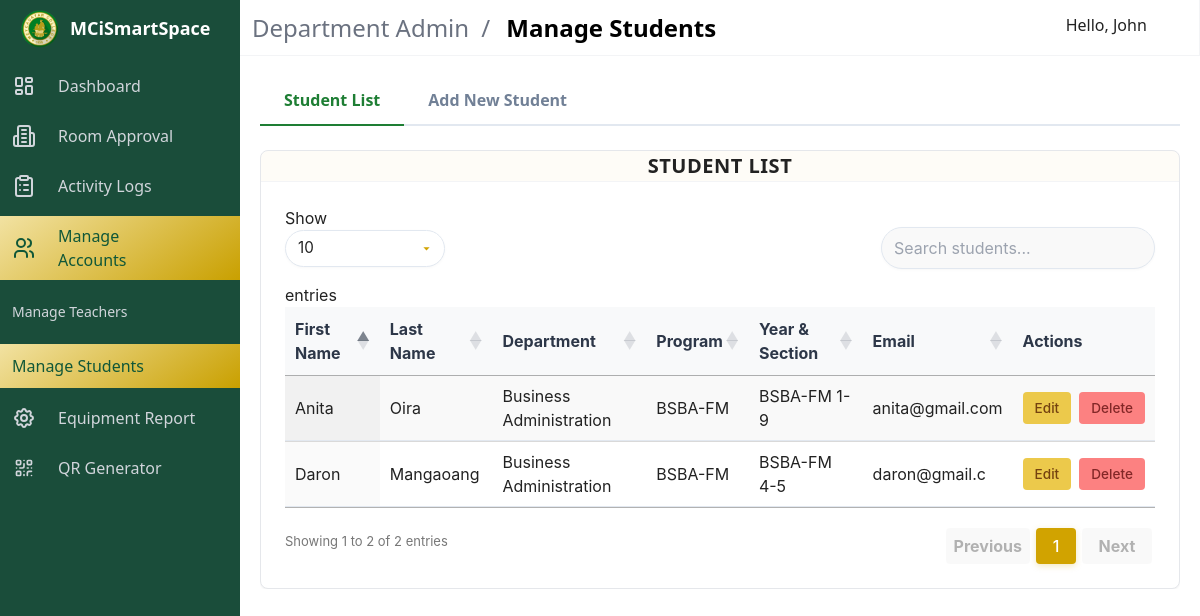
The app's page /department-admin/manage_students.php (signed in) with its own data.
### tables this page shows
CREATE TABLE `student` (
  `StudentID` INT NOT NULL AUTO_INCREMENT,
  `FirstName` VARCHAR(50) NOT NULL,
  `LastName` VARCHAR(50) NOT NULL,
  `Department` VARCHAR(50) NOT NULL,
  `Program` VARCHAR(50) NOT NULL,
  `YearSection` VARCHAR(50) NOT NULL,
  `Email` VARCHAR(50) NOT NULL,
  `Password` VARCHAR(255) NOT NULL,
  `AdminID` INT NOT NULL,
  `RoleID` INT NOT NULL DEFAULT 4,
  `PenaltyStatus` ENUM('none', 'warning', 'banned') DEFAULT 'none',
  `PenaltyExpiresAt` TIMESTAMP NULL DEFAULT NULL,
  PRIMARY KEY (`StudentID`),
  FOREIGN KEY (`AdminID`) REFERENCES dept_admin(`AdminID`) ON DELETE CASCADE,
  FOREIGN KEY (`RoleID`) REFERENCES roles(`RoleID`)
);

### department-admin/manage_students.php (the view, shortened to what this page needs)
<?php
$conn = db();
$adminDepartment = $_SESSION['department'] ?? '';
$sql = "SELECT * FROM student WHERE Department = ? ORDER BY StudentID ASC";
$stmt = $conn->prepare($sql);
$stmt->bind_param("s", $adminDepartment);
$stmt->execute();
$studentsResult = $stmt->get_result();
?>
<!DOCTYPE html>
<html lang="en">
<head>
    <link rel="stylesheet" href="https://cdn.materialdesignicons.com/4.9.95/css/materialdesignicons.min.css">
    <link rel="stylesheet" href="../public/css/admin_styles/main.css">
    <link rel="stylesheet" href="../public/css/admin_styles/main_2.css">
    <link rel="stylesheet" href="../public/css/admin_styles/style-all.css">
    <link rel="stylesheet" href="../public/css/admin_styles/form_2.css">
    <link rel="stylesheet" href="https://cdn.datatables.net/1.11.5/css/jquery.dataTables.min.css">
    <link rel="stylesheet" href="../public/css/admin_styles/datatables.css">
    <link rel="stylesheet" href="../public/css/admin_styles/manage_accounts.css">
</head>
<body>
    <div id="app">
        <?php include 'layout/topnav.php'; ?>
        <?php include 'layout/sidebar.php'; ?>
        <div class="main-container">
            <div class="tab-nav">
                <button class="tab-btn active" data-tab="tab-list">Student List</button>
                <button class="tab-btn" data-tab="tab-add">Add New Student</button>
            </div>
            <div id="tab-list" class="tab-content active">
                <div class="table-container">
                    <div class="card">
                        <header class="card-header">
                            <div class="new-title-container">
                                <p class="new-title">STUDENT LIST</p>
                            </div>
                        </header>
                        <div class="card-content">
                            <table id="studentTable" class="student-table display is-fullwidth">
                                <thead>
                                    <tr>
                                        <th>First Name</th>
                                        <th>Last Name</th>
                                        <th>Department</th>
                                        <th>Program</th>
                                        <th>Year & Section</th>
                                        <th>Email</th>
                                        <th>Actions</th>
                                    </tr>
                                </thead>
                                <tbody>
                                    <?php if ($studentsResult->num_rows > 0): ?>
                                        <?php while ($student = $studentsResult->fetch_assoc()): ?>
                                            <tr>
                                                <td><?= htmlspecialchars($student['FirstName']) ?></td>
                                                <td><?= htmlspecialchars($student['LastName']) ?></td>
                                                <td><?= htmlspecialchars($student['Department']) ?></td>
                                                <td><?= htmlspecialchars($student['Program']) ?></td>
                                                <td><?= htmlspecialchars($student['YearSection']) ?></td>
                                                <td><?= htmlspecialchars($student['Email']) ?></td>
                                                <td>
                                                    <div class="action-buttons">
                                                        <button type="button" class="btn-edit" onclick="openEditModal(
                                                            <?= $student['StudentID'] ?>,
                                                            '<?= htmlspecialchars($student['FirstName']) ?>',
                                                            '<?= htmlspecialchars($student['LastName']) ?>',
                                                            '<?= htmlspecialchars($student['Email']) ?>',
                                                            '<?= htmlspecialchars($student['Department']) ?>',
                                                            '<?= htmlspecialchars($student['Program']) ?>',
                                                            '<?= htmlspecialchars($student['YearSection']) ?>'
                                                        )">
                                                            <i class="mdi mdi-pencil"></i> Edit
                                                        </button>
                                                        <button type="button" class="btn-delete" onclick="openDeleteModal(<?= $student['StudentID'] ?>)">
                                                            <i class="mdi mdi-delete"></i> Delete
                                                        </button>
                                                    </div>
                                                </td>
                                            </tr>
                                        <?php endwhile; ?>
                                    <?php endif; ?>
                                </tbody>
                            </table>
                        </div>
                    </div>
                </div>
            </div>
        </div>
    </div>
</body>
</html>

### public/css/admin_styles/main.css (style rules this page uses)
*,::after,::before { box-sizing:border-box;border-width:0;border-style:solid;border-color:#e5e7eb }
::after,::before { --tw-content:'' }
html { line-height:1.5;-moz-tab-size:4;-o-tab-size:4;tab-size:4;font-family:ui-sans-serif,system-ui,-apple-system,BlinkMacSystemFont,"Segoe UI",Roboto,"Helvetica Neue",Arial,"Noto Sans",sans-serif,"Apple Color Emoji","Segoe UI Emoji","Segoe UI Symbol","Noto Color Emoji" }
body { margin:0;line-height:inherit }
table { text-indent:0;border-color:inherit;border-collapse:collapse }
button,input,optgroup,select,textarea { font-family:inherit;font-size:100%;line-height:inherit;color:inherit;margin:0;padding:0 }
button,select { text-transform:none }
[type=button],[type=reset],[type=submit],button { background-color:transparent;background-image:none }
blockquote,dd,dl,figure,h1,h2,h3,h4,h5,h6,hr,p,pre { margin:0 }
[role=button],button { cursor:pointer }
audio,canvas,embed,iframe,img,object,svg,video { display:block; }
*,::after,::before { --tw-translate-x:0;--tw-translate-y:0;--tw-rotate:0;--tw-skew-x:0;--tw-skew-y:0;--tw-scale-x:1;--tw-scale-y:1;--tw-scroll-snap-strictness:proximity;--tw-ring-offset-width:0px;--tw-ring-offset-color:#fff;--tw-ring-color:rgb(59 130 246 / 0.5);--tw-ring-offset-shadow:0 0 #0000;--tw-ring-shadow:0 0 #0000;--tw-shadow:0 0 #0000;--tw-shadow-colored:0 0 #0000 }
body { --tw-bg-opacity:1;padding-top:3.5rem;font-size:1rem;line-height:1.5rem }
@media (min-width:1024px) { body { padding-left:15rem } }
#app { width:100vw;transition-property:all;transition-timing-function:cubic-bezier(.4,0,.2,1);transition-duration:150ms }
@media (min-width:1024px) { #app { width:auto } }
.card { border-radius:.25rem;border-width:1px;--tw-border-opacity:1;border-color:rgb(243 244 246 / var(--tw-border-opacity));--tw-bg-opacity:1;background-color:rgb(255 255 255 / var(--tw-bg-opacity)) }
.card-content { padding:1.5rem }
.card-header { display:flex;align-items:stretch;border-bottom-width:1px;--tw-border-opacity:1;border-color:rgb(243 244 246 / var(--tw-border-opacity)) }
table { width:100% }
thead { display:none }
@media (min-width:1024px) { thead { display:table-header-group } }
tr { position:relative;display:block;max-width:100%;border-bottom-width:4px;--tw-border-opacity:1;border-color:rgb(243 244 246 / var(--tw-border-opacity)) }
@media (min-width:1024px) { tr { display:table-row;border-bottom-width:0 } }
tr:last-child { border-bottom-width:0 }
@media (min-width:1024px) { th { padding-top:.5rem;padding-bottom:.5rem;padding-left:.75rem;padding-right:.75rem;text-align:left } }
td { display:flex;justify-content:space-between;border-bottom-width:1px;--tw-border-opacity:1;border-color:rgb(243 244 246 / var(--tw-border-opacity));padding-top:.75rem;padding-bottom:.75rem;padding-left:1rem;padding-right:1rem;text-align:right;vertical-align:top }
@media (min-width:1024px) { td { display:table-cell;border-bottom-width:0;padding-top:.5rem;padding-bottom:.5rem;padding-left:.75rem;padding-right:.75rem;text-align:left;vertical-align:middle } }
@media (min-width:1024px) { td:before { content:attr(data-label);padding-right:.75rem;text-align:left;font-weight:600 } }

### public/css/admin_styles/datatables.css (style rules this page uses)
.table-container { width: 100%; }
.card { max-width: 100%; overflow: hidden; }
table.dataTable thead th, table.dataTable thead td { border: none; }
.card-header { padding-block: 0; }
.card-content { padding: 1.5rem; }

### records on screen
student: FirstName "Anita", LastName "Oira", Department "Business Administration", Program "BSBA-FM", YearSection "BSBA-FM 1-9", Email "anita@gmail.com"
student: FirstName "Daron", LastName "Mangaoang", Department "Business Administration", Program "BSBA-FM", YearSection "BSBA-FM 4-5", Email "daron@gmail.c"

### other values on screen
$moduleName "Department Admin"
$currentPageTitle "Manage Students"
$userData['name'] "John"
$menuItem['title'] "Dashboard"
$menuItem['title'] "Room Approval"
$menuItem['title'] "Activity Logs"
$menuItem['title'] "Manage Accounts"
$child['title'] "Manage Teachers"
$child['title'] "Manage Students"
$menuItem['title'] "Equipment Report"
$menuItem['title'] "QR Generator"
